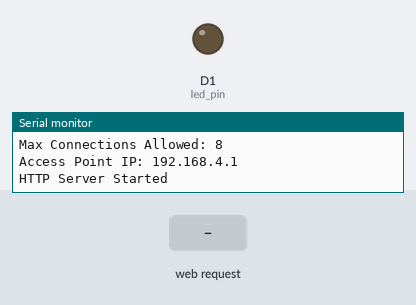
Recording of a sketch running on a simulated ESP8266 (NodeMCU). Parts: output pins drawn as LEDs (lit = HIGH), the last lines printed to the serial monitor. The inputs (shaded band) are chosen by the test bench.

Above: at 1.2 s.
1.3 s: HTTP request GET /ledon received
At 2.4 s:
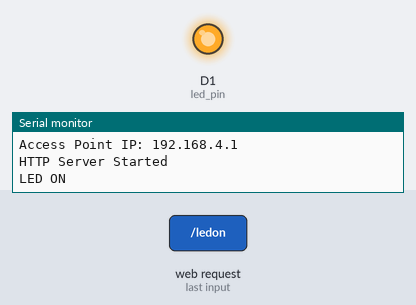
4.3 s: HTTP request GET /ledoff received
At 4.7 s:
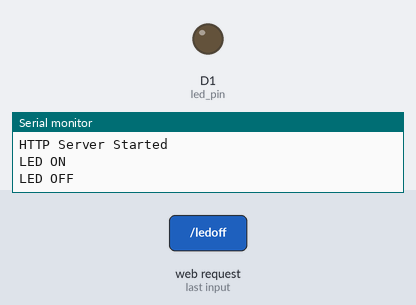
Timing chart, 0 to 7.3 s (numbered marks = the images above; inputs shaded):
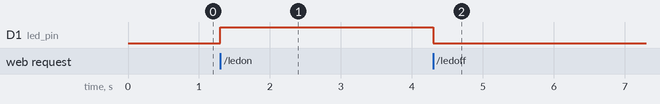

Measured:
- after the input at 1.3 s, D1 (led_pin): LOW → HIGH at once
- after the input at 4.3 s, D1 (led_pin): HIGH → LOW at once

The sketch:

soft_ap.ino
```cpp
#include <ESP8266WiFi.h>
#include <ESP8266WebServer.h>

 //Specifying the SSID and Password of the AP//

const char* esp_ssid = "yashhh"; //Access Point SSID
const char* esp_password= "SoftAP@12"; //Access Point Password
uint8_t max_connections=8;//Maximum Connection Limit for AP
int current_stations=0, new_stations=0;

//Specifying the Webserver instance to connect with HTTP Port: 80
ESP8266WebServer server(80);

//Specifying the Pins connected from LED
uint8_t led_pin=D1;
//Specifying the boolean variables indicating the status of LED1 to LED4
bool led_status=false;

void setup() {
  //Start the serial communication channel
  Serial.begin(115200);
  Serial.println();

  //Output mode for the LED Pins
  pinMode(led_pin,OUTPUT);

  //Setting the AP Mode with SSID, Password, and Max Connection Limit

  //WiFi.softAP(ssid, pass, channel, hidden, max_connection)
  if(WiFi.softAP(esp_ssid,esp_password,1,false,max_connections)==true)
  {
    Serial.print("Access Point is Created with SSID: ");
    Serial.println(esp_ssid);
    Serial.print("Max Connections Allowed: ");
    Serial.println(max_connections);
    Serial.print("Access Point IP: ");
    Serial.println(WiFi.softAPIP());
  }
  else
  {
    Serial.println("Unable to Create Access Point");
  }

  //Specifying the functions which will be executed upon corresponding GET request from the client
  server.on("/",handle_OnConnect);
  server.on("/ledon",handle_ledon);
  server.on("/ledoff",handle_ledoff);
  server.onNotFound(handle_NotFound);

  //Starting the Server
  server.begin();
  Serial.println("HTTP Server Started");
}

void loop() {
  //Assign the server to handle the clients
  server.handleClient();

  //Continuously check how many stations are connected to Soft AP and notify whenever a new station is connected or disconnected
  new_stations=WiFi.softAPgetStationNum();

  if(current_stations<new_stations)//Device is Connected
  {
    current_stations=new_stations;
    Serial.print("New Device Connected to SoftAP... Total Connections: ");
    Serial.println(current_stations);
  }

  if(current_stations>new_stations)//Device is Disconnected
  {
    current_stations=new_stations;
    Serial.print("Device disconnected from SoftAP... Total Connections: ");
    Serial.println(current_stations);
  }

  //Turn the LEDs ON/OFF as per their status set by the connected client

  //LED
  if(led_status==false)
  {
    digitalWrite(led_pin,LOW);
  }
  else
  {
    digitalWrite(led_pin,HIGH);
  }
}

void handle_OnConnect()
{
  Serial.println("Client Connected");
  server.send(200, "text/html", HTML());
}

void handle_ledon()
{
  Serial.println("LED ON");
  led_status=true;
  server.send(200, "text/html", HTML());
}

void handle_ledoff()
{
  Serial.println("LED OFF");
  led_status=false;
  server.send(200, "text/html", HTML());
}

void handle_NotFound()
{
  server.send(404, "text/plain", "Not found");
}

String HTML()
{
  String msg="<!DOCTYPE html> <html>\n";
  msg+="<head><meta name=\"viewport\" content=\"width=device-width, initial-scale=1.0, user-scalable=no\">\n";
  msg+="<title>LED Control</title>\n";
  msg+="<style>html{font-family:Helvetica; display:inline-block; margin:0px auto; text-align:center;}\n";
  msg+="body{margin-top: 50px;} h1{color: #444444; margin: 50px auto 30px;} h3{color:#444444; margin-bottom: 50px;}\n";
  msg+=".button{display:block; width:80px; background-color:#f48100; border:none; color:white; padding: 13px 30px; text-decoration:none; font-size:25px; margin: 0px auto 35px; cursor:pointer; border-radius:4px;}\n";
  msg+=".button-on{background-color:#f48100;}\n";
  msg+=".button-on:active{background-color:#f48100;}\n";
  msg+=".button-off{background-color:#26282d;}\n";
  msg+=".button-off:active{background-color:#26282d;}\n";
  msg+="</style>\n";
  msg+="</head>\n";
  msg+="<body>\n";
  msg+="<h1>ESP8266 Web Server</h1>\n";
  msg+="<h3>Using Access Point (AP) Mode</h3>\n";

  if(led_status==false)
  {
    msg+="<p>LED Status: OFF</p><a class=\"button button-on\" href=\"/ledon\">ON</a>\n";
  }
  else
  {
    msg+="<p>LED Status: ON</p><a class=\"button button-off\" href=\"/ledoff\">OFF</a>\n";
  }
  msg+="</body>\n";
  msg+="</html>\n";
  return msg;
}
```
